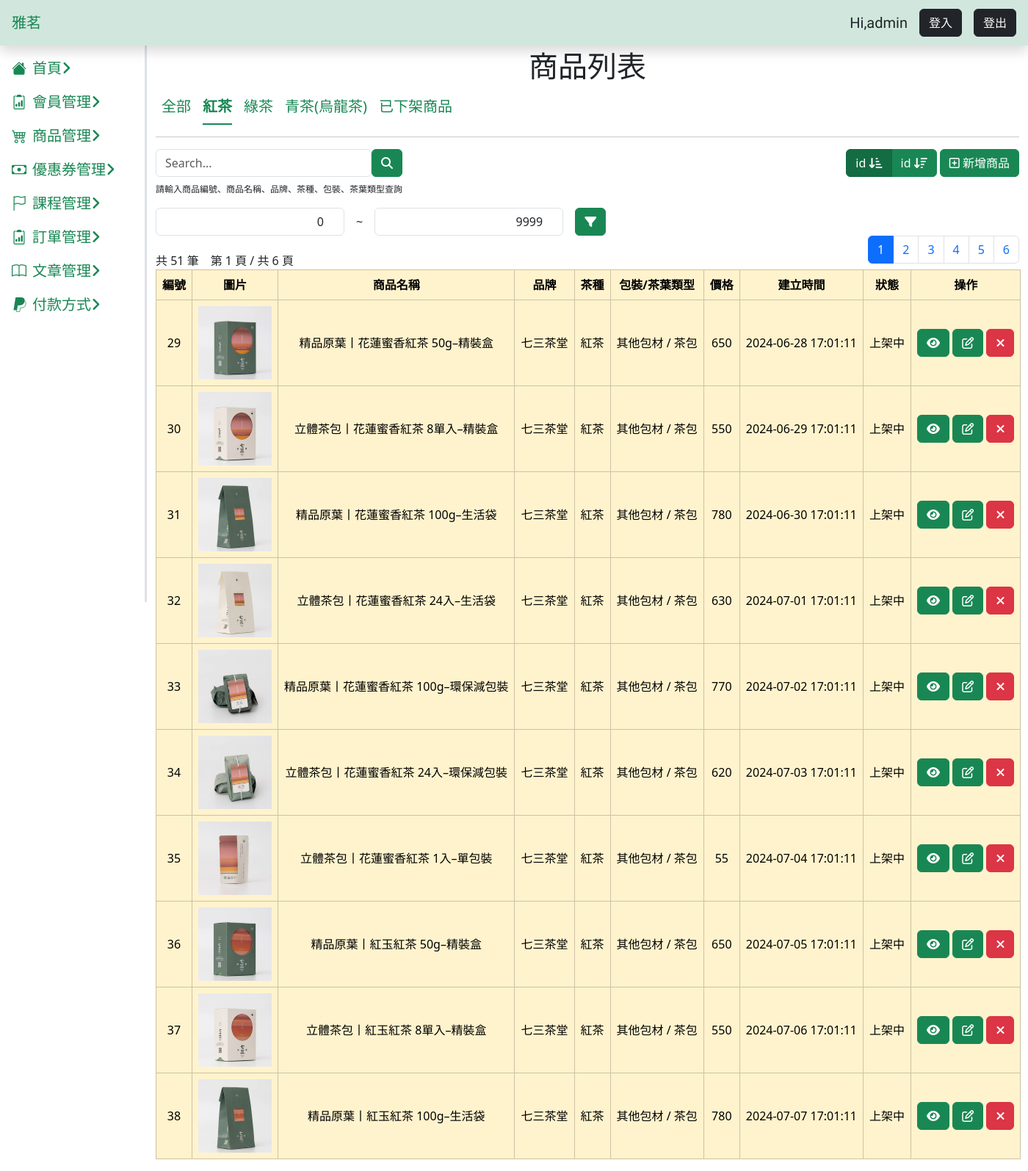
/product/product-list.php?page=1&order=1&category=1, run on an earlier commit of the app's database.
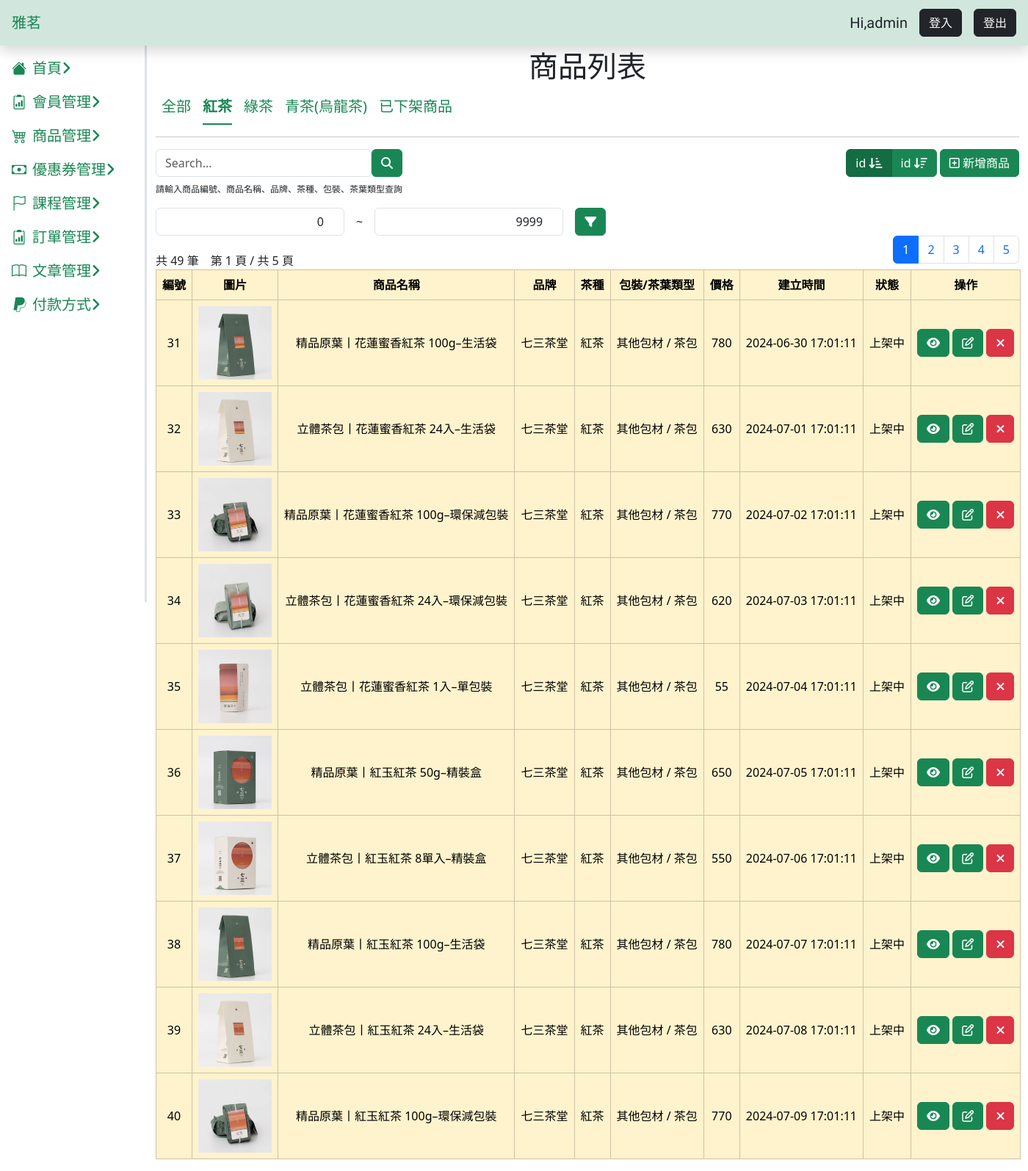
And on a later commit of the database.
### tables this page shows
CREATE TABLE `products` (
  `id` int(3) UNSIGNED NOT NULL,
  `name` varchar(255) NOT NULL,
  `description` text NOT NULL,
  `weight` varchar(50) NOT NULL,
  `price` int(6) UNSIGNED NOT NULL,
  `stock` int(3) UNSIGNED NOT NULL,
  `created_at` datetime NOT NULL,
  `avilable_time` datetime DEFAULT NULL,
  `end_time` datetime DEFAULT NULL,
  `valid` int(2) UNSIGNED NOT NULL
);

CREATE TABLE `product_images` (
  `id` int(6) UNSIGNED NOT NULL,
  `path` varchar(255) NOT NULL
);

CREATE TABLE `brand` (
  `id` int(10) UNSIGNED NOT NULL,
  `name` varchar(30) NOT NULL,
  `valid` int(2) UNSIGNED NOT NULL
);

CREATE TABLE `tea_category` (
  `id` int(3) UNSIGNED NOT NULL,
  `name` varchar(255) NOT NULL,
  `valid` int(2) UNSIGNED NOT NULL
);

CREATE TABLE `pack_category` (
  `id` int(10) UNSIGNED NOT NULL,
  `name` varchar(30) NOT NULL,
  `valid` int(2) UNSIGNED NOT NULL
);

CREATE TABLE `style` (
  `id` int(6) UNSIGNED NOT NULL,
  `name` varchar(30) NOT NULL,
  `valid` int(2) UNSIGNED NOT NULL
);

### product/product-list.php (the view, shortened to what this page needs)
<?php
require_once("../db_connect.php");
$valid = isset($_GET["valid"]) ? $_GET["valid"] : 1;
$sqlAll = "SELECT p.id, p.name AS product_name, p.price, p.created_at, p.valid, tc.name AS tea_category_name, b.name AS brand_name, pack.name AS package_name, style.name AS style_name, p_img.path FROM product_category_relation pcr
JOIN product_images p_img ON pcr.product_id = p_img.id
JOIN products p ON pcr.product_id = p.id
JOIN brand b ON pcr.brand_id = b.id
JOIN tea_category tc ON pcr.tea_id = tc.id
JOIN pack_category pack ON pcr.package_id = pack.id
JOIN style ON pcr.style_id = style.id
WHERE p.valid = $valid";
$perPage = 10;
$page = $_GET["page"];
$order = $_GET["order"];
$firstItem = ($page - 1) * $perPage;
if (isset($_GET["max"]) && isset($_GET["min"])) {
    $max = $_GET["max"];
    $min = $_GET["min"];
    $sqlPrice = "$sqlAll AND p.price >= $min AND p.price <= $max";
    $resultPrice = $conn->query($sqlPrice);
    $priceCount = $resultPrice->num_rows;
    switch ($order) {
        case 1:
            $sql = "$sqlAll
            AND p.price >= $min AND p.price <= $max
            ORDER BY id ASC LIMIT $firstItem, $perPage";
            break;
        case 2:
            $sql = "$sqlAll
            AND p.price >= $min AND p.price <= $max
            ORDER BY id DESC LIMIT $firstItem, $perPage";
            break;
    }
    $productCount = $priceCount;
} else if (isset($_GET["page"]) && isset($_GET["order"]) && isset($_GET["category"])) {
    $category = $_GET["category"];
    $sqlCategory = "$sqlAll
    AND tc.id = $category";
    $resultCategory = $conn->query($sqlCategory);
    $categoryCount = $resultCategory->num_rows;
    switch ($order) {
        case 1:
            $sql = "$sqlAll
            AND tc.id = $category
            ORDER BY id ASC LIMIT $firstItem, $perPage";
            break;
    }
    $productCount = $categoryCount;
} else if (isset($_GET["page"]) && isset($_GET["order"])) {
    switch ($order) {
        case 1:
            $sql = "$sqlAll
            ORDER BY id ASC LIMIT $firstItem, $perPage";
            break;
        case 2:
            $sql = "$sqlAll
            ORDER BY id DESC LIMIT $firstItem, $perPage";
            break;
    }
    $resultAll = $conn->query($sqlAll);
    $allCount = $resultAll->num_rows;
    $productCount = $allCount;
} else {
    header("location:product-list.php?page=1&order=1");
}
$result = $conn->query($sql);
$rows = $result->fetch_all(MYSQLI_ASSOC);
$pageCount = ceil($productCount / $perPage);
?>
<!doctype html>
<html lang="en">
<head>
    <?php include("../css.php") ?>
</head>
<body>
    <?php include("../dashboard-comm.php") ?>
    <div class="main-content">
        <div class="container-fluid ">
            <div class="text-center mt-3 pt-3">
                <h1>商品列表</h1>
            </div>
            <ul class="nav nav-underline ps-2 fs-5">
                <li class="nav-item">
                    <a class="nav-link text-success <?php if (!isset($_GET["category"]) && !isset($_GET["valid"])) echo "active" ?>" href="product-list.php?page=1&order=1">全部</a>
                </li>
                <li class="nav-item">
                    <a class="nav-link text-success <?php if (isset($_GET["category"]) && $_GET["category"] == 1) echo "active" ?>" href="product-list.php?page=1&order=1&category=1">紅茶</a>
                </li>
                <li class="nav-item">
                    <a class="nav-link text-success  <?php if (isset($_GET["category"]) && $_GET["category"] == 2) echo "active" ?>" href="product-list.php?page=1&order=1&category=2">綠茶</a>
                </li>
                <li class="nav-item">
                    <a class="nav-link text-success  <?php if (isset($_GET["category"]) && $_GET["category"] == 3) echo "active" ?>" href="product-list.php?page=1&order=1&category=3">青茶(烏龍茶)</a>
                </li>
                <li class="nav-item">
                    <a class="nav-link text-success  <?php if (isset($_GET["valid"]) && $_GET["valid"] == 0) echo "active" ?>" href="product-list.php?page=1&order=1&valid=0">已下架商品</a>
                </li>
            </ul>
            <hr class="my-3">
            <div class="row g-3 justify-content-between">
                <div class="col-auto">
                    <form id="search-form" action="">
                        <div class="d-flex justify-content-start">
                            <input id="search-input" type="text" class="form-control" placeholder="Search..." name="search">
                            <button class="btn btn-success" type="submit"><i class="fa-solid fa-magnifying-glass"></i></button>
                        </div>
                    </form>
                    <p style="font-size: 12px;" class="mt-2">請輸入商品編號、商品名稱、品牌、茶種、包裝、茶葉類型查詢</p>
                </div>
                <div class="col-auto">
                    <div class="btn-group" role="group" aria-label="Basic example">
                        <?php if (isset($_GET["search"])) : ?>
                            <?php $textOrder = "&search=" . $search ?>
                        <?php elseif (isset($_GET["max"]) && isset($_GET["min"])) : ?>
                            <?php $textOrder = "&min=" . $min . "&max=" . $max ?>
                        <?php elseif (isset($_GET["valid"])) : ?>
                            <?php $textOrder = "&valid=" . $valid ?>
                        <?php elseif (isset($_GET["category"])) : ?>
                            <?php $textOrder = "&category=" . $category ?>
                        <?php else : ?>
                            <?php $textOrder = "" ?>
                        <?php endif; ?>
                        <a href="?page=<?= $page ?>&order=1<?= $textOrder ?>" class="btn btn-success <?php if ($order == 1) echo "active"; ?>">id <i class="fa-solid fa-arrow-down-short-wide"></i></a>
                        <a href="?page=<?= $page ?>&order=2<?= $textOrder ?>" class="btn btn-success <?php if ($order == 2) echo "active"; ?>">id <i class="fa-solid fa-arrow-down-wide-short"></i></a>
                    </div>
                    <a href="product-add.php" class="btn btn-success"><i class="fa-regular fa-square-plus"></i> 新增商品</a>
                </div>
            </div>
        </div>
        <div class="container-fluid">
            <form action="">
                <div class="row g-3 align-items-center">
                    <?php
                    $minValue = 0;
                    $maxValue = 9999;
                    ?>
                    <div class="col-auto">
                        <input type="number" class="form-control text-end" value="<?= $minValue ?>" name="min" min="0">
                    </div>
                    <div class="col-auto">
                        ~
                    </div>
                    <div class="col-auto">
                        <input type="number" class="form-control text-end" value="<?= $maxValue ?>" name="max" min="0">
                    </div>
                    <div class="col-auto">
                        <button type="submit" class="btn btn-success"><i class="fa-solid fa-filter"></i></button>
                    </div>
                </div>
            </form>
        </div>
        <div class="container-fluid">
            <div class="row justify-content-between">
                <div class="col-auto d-flex gap-3 align-items-end">
                    <div>
                        共 <?= $productCount ?> 筆
                    </div>
                    <div>
                        <?php if (isset($_GET["page"])) : ?>
                            第 <?= $_GET["page"] ?> 頁 / 共 <?= $pageCount ?> 頁
                        <?php else : ?>
                            第 1 頁 / 共 1 頁
                        <?php endif; ?>
                    </div>
                </div>
                <div class="col-auto">
                    <?php if ($pageCount > 1) : ?>
                        <div class="d-flex justify-content-center">
                            <nav aria-label="Page navigation example">
                                <ul class="pagination mb-2">
                                    <?php for ($i = 1; $i <= $pageCount; $i++) : ?>
                                        <li class=" page-item <?php if ($i == $page) echo "active" ?>">
                                            <a class="page-link" href="?page=<?= $i ?>&order=<?= $order ?><?= $textOrder ?>">
                                                <?= $i ?>
                                            </a>
                                        </li>
                                    <?php endfor; ?>
                                </ul>
                            </nav>
                        </div>
                    <?php else : ?>
                    <?php endif; ?>
                </div>
            </div>
        </div>
        <div class="container-fluid">
            <?php if ($result->num_rows > 0) : ?>
                <table class="table table-bordered text-center table-warning">
                    <thead class="text-nowrap">
                        <th>編號</th>
                        <th>圖片</th>
                        <th>商品名稱</th>
                        <th>品牌</th>
                        <th>茶種</th>
                        <th>包裝/茶葉類型</th>
                        <th>價格</th>
                        <th>建立時間</th>
                        <th>狀態</th>
                        <th>操作</th>
                    </thead>
                    <tbody>
                        <?php foreach ($rows as $row) : ?>
                            <tr class="text-nowrap align-middle">
                                <td><?= $row["id"] ?></td>
                                <td>
                                    <img class="product-img object-fit-cover" src="../product_images/<?= $row["path"] ?>" alt="">
                                </td>
                                <td><?= $row["product_name"] ?></td>
                                <td><?= $row["brand_name"] ?></td>
                                <td><?= $row["tea_category_name"] ?></td>
                                <td><?= $row["package_name"] ?> / <?= $row["style_name"] ?></td>
                                <td><?= $row["price"] ?></td>
                                <td><?= $row["created_at"] ?></td>
                                <td><?php if ($row["valid"] == 1) : ?>
                                        上架中
                                    <?php else : ?>
                                        下架
                                    <?php endif; ?>
                                </td>
                                <td>
                                    <a href="product-detail.php?id=<?= $row["id"] ?>" class="btn btn-success">
                                        <i class="fa-solid fa-eye"></i>
                                    </a>
                                    <a href="product-edit.php?id=<?= $row["id"] ?>" class="btn btn-success">
                                        <i class="fa-regular fa-pen-to-square"></i>
                                    </a>
                                    <a href="doDelete.php?id=<?= $row["id"] ?>&valid=<?= $valid ?>" class="btn btn-danger">
                                        <?php if (isset($_GET["valid"]) && $valid == 0) : ?>
                                            <i class="fa-solid fa-plus"></i>
                                        <?php else : ?>
                                            <i class="fa-solid fa-xmark"></i>
                                        <?php endif; ?>
                                    </a>
                                </td>
                            </tr>
                        <?php endforeach; ?>
                    </tbody>
                </table>
            <?php else : ?>
                無符合條件的商品
            <?php endif; ?>
        </div>
    </div>
</body>
</html>

### css.php (shortened to what this page needs)
<link href="https://cdn.jsdelivr.net/npm/bootstrap@5.3.2/dist/css/bootstrap.min.css" rel="stylesheet" />
<link rel="stylesheet" href="https://cdnjs.cloudflare.com/ajax/libs/font-awesome/6.5.2/css/all.min.css" />
<link rel="stylesheet" href="https://cdn.jsdelivr.net/npm/bootstrap-icons@1.11.3/font/bootstrap-icons.min.css">

### dashboard-comm.php (shortened to what this page needs)
<header class="main-header bg-success-subtle d-flex fixed-top shadow justify-content-between align-items-center">
    <a href="dashboard.php" class="google-font fs-5 p-3 text-success bg-success-subtle">
        雅茗
    </a>
    <div class="d-flex align-middle me-3 gap-3">
        <p class="google-font fs-5 m-0 pt-1">Hi,admin</p>
        <a href="" class="btn btn-dark">登入</a>
        <a href="/user/doSingOut.php" class="btn btn-dark">登出</a>
    </div>
</header>
<aside class="aside-left position-fixed border-end border-3 vh-100 google-font fs-5">
    <ul class="list-unstyled">
        <li>
            <a class="d-block p-2 px-3" href="/dashboard.php">
                <i class="bi bi-house-fill me-2"></i>首頁<i class="fa-solid fa-angle-right"></i>
            </a>
        </li>
        <li>
            <a class="d-block p-2 px-3 pmList">
                <i class="bi bi-clipboard2-data me-2"></i>會員管理<i class="fa-solid fa-angle-right"></i>
            </a>
        </li>
        <li>
            <a class="d-block p-2 px-3 pmList">
                <i class="bi bi-cart4 me-2"></i></i>商品管理<i class="fa-solid fa-angle-right"></i>
            </a>
        </li>
        <li>
            <a class="d-block p-2 px-3 pmList">
                <i class="bi bi-cash me-2"></i>優惠券管理<i class="fa-solid fa-angle-right"></i>
            </a>
        </li>
        <li>
            <a class="d-block p-2 px-3 pmList">
                <i class="bi bi-flag me-2"></i>課程管理<i class="fa-solid fa-angle-right"></i>
            </a>
        </li>
        <li>
            <a class="d-block p-2 px-3">
                <i class="bi bi-clipboard2-data me-2"></i>訂單管理<i class="fa-solid fa-angle-right"></i>
            </a>
        </li>
        <li>
            <a class="d-block p-2 px-3 pmList">
                <i class="bi bi-book me-2"></i>文章管理<i class="fa-solid fa-angle-right"></i>
            </a>
        </li>
        <li>
            <a class="d-block p-2 px-3">
                <i class="bi bi-paypal me-2"></i>付款方式<i class="fa-solid fa-angle-right"></i>
            </a>
        </li>
    </ul>
</aside>

### css.php (style rules this page uses)
a { text-decoration: none; cursor: pointer; user-select: none; }
li>a { color: #198754; }
:root { --aside-witch: 200px; --header-height: 50px; }
.aside-left { padding-top: var(--header-height); width: var(--aside-witch); top: 20px; overflow: auto; }
ul { transition: .5s; }
.main-content { margin: var(--header-height) 0 0 var(--aside-witch); }
.google-font { font-family: "LXGW WenKai TC", cursive; font-weight: 400; font-style: normal; }

### product/product-list.php (style rules this page uses)
.product-img { width: 100px; height: 100px; }

What changed in the data, as far as the page shows it:
no longer on this page (row edited): products: id "29", product_images.path (picture), name "精品原葉丨花蓮蜜香紅茶 50g–精裝盒", brand.name "七三茶堂", tea_category.name "紅茶", pack_category.name "其他包材", style.name "茶包", price "650", created_at "2024-06-28 17:01:11", valid "上架中"
no longer on this page (row edited): products: id "30", product_images.path (picture), name "立體茶包丨花蓮蜜香紅茶 8單入–精裝盒", brand.name "七三茶堂", tea_category.name "紅茶", pack_category.name "其他包材", style.name "茶包", price "550", created_at "2024-06-29 17:01:11", valid "上架中"
now on this page (row unchanged): products: id "39", product_images.path (picture), name "立體茶包丨紅玉紅茶 24入–生活袋", brand.name "七三茶堂", tea_category.name "紅茶", pack_category.name "其他包材", style.name "茶包", price "630", created_at "2024-07-08 17:01:11", valid "上架中"
now on this page (row unchanged): products: id "40", product_images.path (picture), name "精品原葉丨紅玉紅茶 100g–環保減包裝", brand.name "七三茶堂", tea_category.name "紅茶", pack_category.name "其他包材", style.name "茶包", price "770", created_at "2024-07-09 17:01:11", valid "上架中"
Also different on the page:
$productCount: "51" → "49"
$pageCount: "6" → "5"
list line gone: "6"
